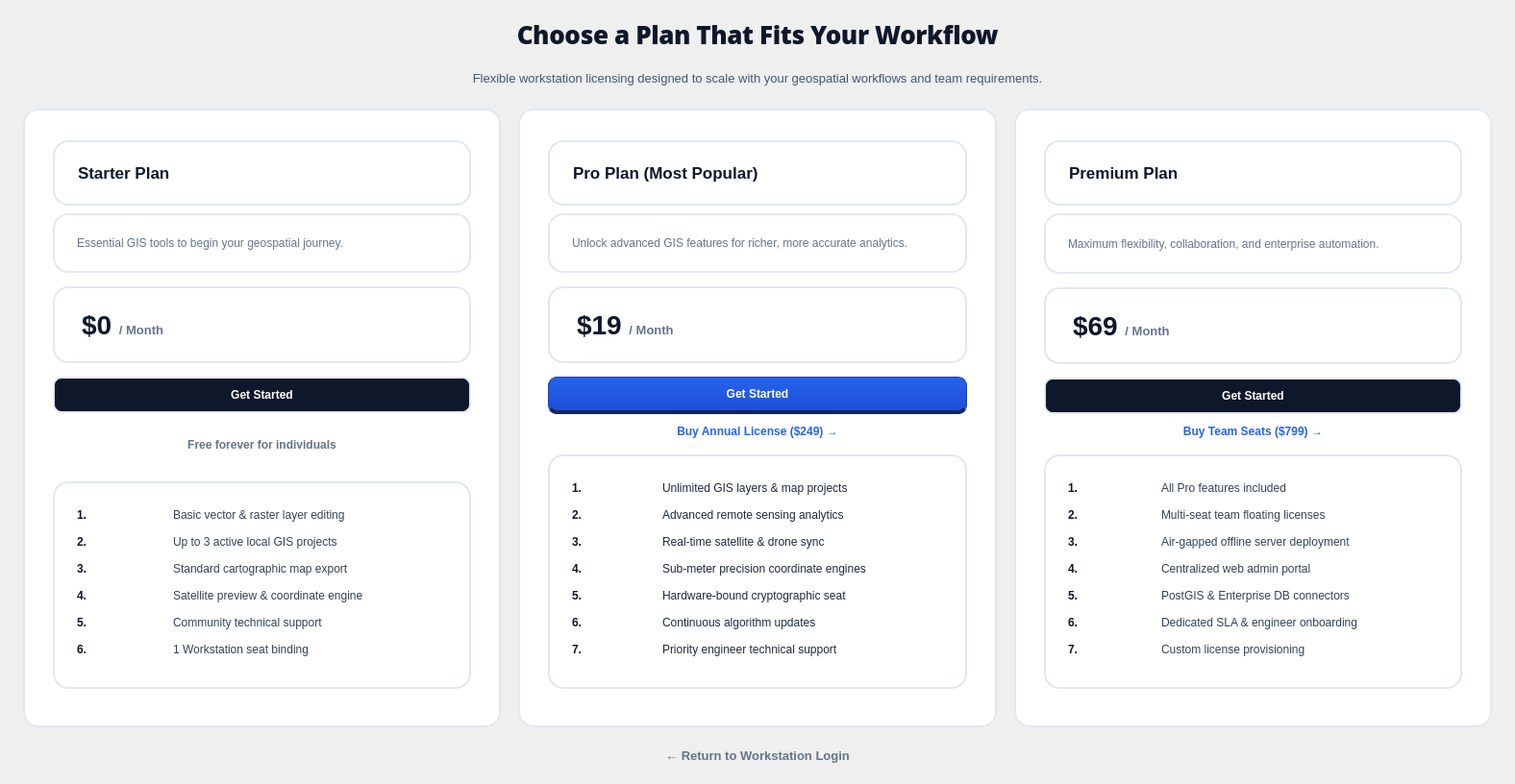
     <widget class="QWidget" name="pagePricing">
      <layout class="QVBoxLayout" name="pricingLayout">
       <property name="spacing">
        <number>16</number>
       </property>
       <property name="leftMargin">
        <number>24</number>
       </property>
       <property name="topMargin">
        <number>16</number>
       </property>
       <property name="rightMargin">
        <number>24</number>
       </property>
       <property name="bottomMargin">
        <number>16</number>
       </property>

       <!-- Main Header: "Choose a Plan That Fits Your Workflow" -->
       <item>
        <widget class="QLabel" name="lblPricingHeader">
         <property name="alignment">
          <set>Qt::AlignCenter</set>
         </property>
         <property name="font">
          <font>
           <family>Open Sans</family>
           <pointsize>26</pointsize>
           <bold>true</bold>
          </font>
         </property>
         <property name="styleSheet">
          <string notr="true">color: #0f172a; font-weight: 700; font-size: 26px; letter-spacing: -0.4px; font-family: 'Open Sans', -apple-system, BlinkMacSystemFont, "Segoe UI", Roboto, sans-serif; margin-top: 2px; margin-bottom: 2px;</string>
         </property>
         <property name="text">
          <string>Choose a Plan That Fits Your Workflow</string>
         </property>
        </widget>
       </item>

       <!-- Centered Description -->
       <item>
        <widget class="QLabel" name="lblPricingDesc">
         <property name="alignment">
          <set>Qt::AlignCenter</set>
         </property>
         <property name="styleSheet">
          <string notr="true">color: #475569; font-size: 13px; font-weight: 400; font-family: 'Open Sans', -apple-system, sans-serif; margin-top: 2px; margin-bottom: 8px;</string>
         </property>
         <property name="text">
          <string>Flexible workstation licensing designed to scale with your geospatial workflows and team requirements.</string>
         </property>
        </widget>
       </item>

       <!-- THE 3 PLAN CARDS (Large, spacious, clean blue & white) -->
       <item>
        <layout class="QHBoxLayout" name="pricingCardsLayout">
         <property name="spacing">
          <number>18</number>
         </property>

         <!-- PLAN 1: Starter Plan -->
         <item>
          <widget class="QFrame" name="cardTrial">
           <property name="sizePolicy">
            <sizepolicy hsizetype="Preferred" vsizetype="Expanding">
             <horstretch>1</horstretch>
             <verstretch>1</verstretch>
            </sizepolicy>
           </property>
           <property name="cursor">
            <cursorShape>PointingHandCursor</cursorShape>
           </property>
           <property name="styleSheet">
            <string notr="true">background: #ffffff; border: 1.5px solid #e2e8f0; border-radius: 16px; padding: 22px 20px;</string>
           </property>
           <layout class="QVBoxLayout" name="cardTrialLayout">
            <property name="spacing">
             <number>8</number>
            </property>
            <item>
             <widget class="QLabel" name="lblCard1Title">
              <property name="font">
               <font><pointsize>17</pointsize><bold>true</bold></font>
              </property>
              <property name="styleSheet">
               <string notr="true">color: #0f172a; font-weight: 700; font-size: 17px; font-family: 'Open Sans', -apple-system, sans-serif;</string>
              </property>
              <property name="text">
               <string>Starter Plan</string>
              </property>
             </widget>
            </item>
            <item>
             <widget class="QLabel" name="lblCard1Desc">
              <property name="styleSheet">
               <string notr="true">color: #64748b; font-size: 11.5px; line-height: 1.4; font-family: 'Open Sans', -apple-system, sans-serif;</string>
              </property>
              <property name="text">
               <string>Essential GIS tools to begin your geospatial journey.</string>
              </property>
              <property name="wordWrap"><bool>true</bool></property>
             </widget>
            </item>
            <item>
             <widget class="QLabel" name="lblCard1Price">
              <property name="styleSheet">
               <string notr="true">font-size: 28px; font-weight: 800; color: #0f172a; margin-top: 6px; margin-bottom: 6px; font-family: 'Open Sans', -apple-system, sans-serif;</string>
              </property>
              <property name="text">
               <string>$0 &lt;span style=&quot;font-size: 13px; font-weight: 600; color: #64748b;&quot;&gt;/ Month&lt;/span&gt;</string>
              </property>
             </widget>
            </item>
            <item>
             <widget class="QPushButton" name="btnSelectTrialPlan">
              <property name="cursor">
               <cursorShape>PointingHandCursor</cursorShape>
              </property>
              <property name="styleSheet">
               <string notr="true">background-color: #0f172a; color: #ffffff; border-radius: 9px; padding: 10px 16px; font-weight: 700; font-size: 13.5px; font-family: 'Open Sans', sans-serif;</string>
              </property>
              <property name="text"><string>Get Started</string></property>
             </widget>
            </item>
            <item>
             <widget class="QLabel" name="lblCard1TierNote">
              <property name="alignment"><set>Qt::AlignCenter</set></property>
              <property name="styleSheet">
               <string notr="true">color: #64748b; font-size: 11.5px; font-weight: 500; padding: 3px; border: none; font-family: 'Open Sans', sans-serif;</string>
              </property>
              <property name="text"><string>Free forever for individuals</string></property>
             </widget>
            </item>
            <item>
             <widget class="QLabel" name="lblCard1Features">
              <property name="styleSheet">
               <string notr="true">color: #334155; font-size: 11.5px; margin-top: 6px; font-family: 'Open Sans', -apple-system, sans-serif;</string>
              </property>
              <property name="text">
               <string>&lt;table border=&quot;0&quot; cellspacing=&quot;0&quot; cellpadding=&quot;0&quot; width=&quot;100%&quot;&gt;&lt;tr&gt;&lt;td valign=&quot;top&quot; style=&quot;font-weight: 700; color: #0f172a; font-size: 11.5px; width: 22px; padding: 4px 0; font-family: 'Open Sans', sans-serif;&quot;&gt;1.&lt;/td&gt;&lt;td valign=&quot;top&quot; style=&quot;color: #334155; font-size: 11.5px; font-weight: 400; line-height: 1.4; padding: 4px 0; font-family: 'Open Sans', sans-serif;&quot;&gt;Basic vector &amp;amp; raster layer editing&lt;/td&gt;&lt;/tr&gt;&lt;tr&gt;&lt;td valign=&quot;top&quot; style=&quot;font-weight: 700; color: #0f172a; font-size: 11.5px; width: 22px; padding: 4px 0; font-family: 'Open Sans', sans-serif;&quot;&gt;2.&lt;/td&gt;&lt;td valign=&quot;top&quot; style=&quot;color: #334155; font-size: 11.5px; font-weight: 400; line-height: 1.4; padding: 4px 0; font-family: 'Open Sans', sans-serif;&quot;&gt;Up to 3 active local GIS projects&lt;/td&gt;&lt;/tr&gt;&lt;tr&gt;&lt;td valign=&quot;top&quot; style=&quot;font-weight: 700; color: #0f172a; font-size: 11.5px; width: 22px; padding: 4px 0; font-family: 'Open Sans', sans-serif;&quot;&gt;3.&lt;/td&gt;&lt;td valign=&quot;top&quot; style=&quot;color: #334155; font-size: 11.5px; font-weight: 400; line-height: 1.4; padding: 4px 0; font-family: 'Open Sans', sans-serif;&quot;&gt;Standard cartographic map export&lt;/td&gt;&lt;/tr&gt;&lt;tr&gt;&lt;td valign=&quot;top&quot; style=&quot;font-weight: 700; color: #0f172a; font-size: 11.5px; width: 22px; padding: 4px 0; font-family: 'Open Sans', sans-serif;&quot;&gt;4.&lt;/td&gt;&lt;td valign=&quot;top&quot; style=&quot;color: #334155; font-size: 11.5px; font-weight: 400; line-height: 1.4; padding: 4px 0; font-family: 'Open Sans', sans-serif;&quot;&gt;Satellite preview &amp;amp; coordinate engine&lt;/td&gt;&lt;/tr&gt;&lt;tr&gt;&lt;td valign=&quot;top&quot; style=&quot;font-weight: 700; color: #0f172a; font-size: 11.5px; width: 22px; padding: 4px 0; font-family: 'Open Sans', sans-serif;&quot;&gt;5.&lt;/td&gt;&lt;td valign=&quot;top&quot; style=&quot;color: #334155; font-size: 11.5px; font-weight: 400; line-height: 1.4; padding: 4px 0; font-family: 'Open Sans', sans-serif;&quot;&gt;Community technical support&lt;/td&gt;&lt;/tr&gt;&lt;tr&gt;&lt;td valign=&quot;top&quot; style=&quot;font-weight: 700; color: #0f172a; font-size: 11.5px; width: 22px; padding: 4px 0; font-family: 'Open Sans', sans-serif;&quot;&gt;6.&lt;/td&gt;&lt;td valign=&quot;top&quot; style=&quot;color: #334155; font-size: 11.5px; font-weight: 400; line-height: 1.4; padding: 4px 0; font-family: 'Open Sans', sans-serif;&quot;&gt;1 Workstation seat binding&lt;/td&gt;&lt;/tr&gt;&lt;/table&gt;</string>
              </property>
              <property name="wordWrap"><bool>true</bool></property>
             </widget>
            </item>
            <item><spacer name="card1Spacer"><property name="orientation"><enum>Qt::Vertical</enum></property></spacer></item>
           </layout>
          </widget>
         </item>

         <!-- PLAN 2: Pro Plan (Most Popular) -->
         <item>
          <widget class="QFrame" name="cardAnnual">
           <property name="sizePolicy">
            <sizepolicy hsizetype="Preferred" vsizetype="Expanding">
             <horstretch>1</horstretch>
             <verstretch>1</verstretch>
            </sizepolicy>
           </property>
           <property name="cursor">
            <cursorShape>PointingHandCursor</cursorShape>
           </property>
           <property name="styleSheet">
            <string notr="true">background: #ffffff; border: 1.5px solid #e2e8f0; border-radius: 16px; padding: 22px 20px;</string>
           </property>
           <layout class="QVBoxLayout" name="cardAnnualLayout">
            <property name="spacing">
             <number>8</number>
            </property>
            <item>
             <widget class="QLabel" name="lblCard2Title">
              <property name="font">
               <font><pointsize>17</pointsize><bold>true</bold></font>
              </property>
              <property name="styleSheet">
               <string notr="true">color: #0f172a; font-weight: 700; font-size: 17px; font-family: 'Open Sans', -apple-system, sans-serif;</string>
              </property>
              <property name="text">
               <string>Pro Plan (Most Popular)</string>
              </property>
             </widget>
            </item>
            <item>
             <widget class="QLabel" name="lblCard2Desc">
              <property name="styleSheet">
               <string notr="true">color: #64748b; font-size: 11.5px; line-height: 1.4; font-family: 'Open Sans', -apple-system, sans-serif;</string>
              </property>
              <property name="text">
               <string>Unlock advanced GIS features for richer, more accurate analytics.</string>
              </property>
              <property name="wordWrap"><bool>true</bool></property>
             </widget>
            </item>
            <item>
             <widget class="QLabel" name="lblCard2Price">
              <property name="styleSheet">
               <string notr="true">font-size: 28px; font-weight: 800; color: #0f172a; margin-top: 6px; margin-bottom: 6px; font-family: 'Open Sans', -apple-system, sans-serif;</string>
              </property>
              <property name="text">
               <string>$19 &lt;span style=&quot;font-size: 13px; font-weight: 600; color: #64748b;&quot;&gt;/ Month&lt;/span&gt;</string>
              </property>
             </widget>
            </item>
            <item>
             <widget class="QPushButton" name="btnSelectAnnualPlan">
              <property name="cursor">
               <cursorShape>PointingHandCursor</cursorShape>
              </property>
              <property name="styleSheet">
               <string notr="true">background: qlineargradient(x1:0, y1:0, x2:0, y2:1, stop:0 #2563eb, stop:1 #1d4ed8); color: white; border-radius: 9px; border: 1px solid #1e40af; border-bottom: 3.5px solid #172554; padding: 10px 16px; font-weight: 700; font-size: 13.5px;</string>
              </property>
              <property name="text"><string>Get Started</string></property>
             </widget>
            </item>
            <item>
             <widget class="QPushButton" name="btnBuyAnnual">
              <property name="cursor">
               <cursorShape>PointingHandCursor</cursorShape>
              </property>
              <property name="styleSheet">
               <string notr="true">background: transparent; color: #2563eb; padding: 3px; font-size: 11.5px; font-weight: 600; border: none; font-family: 'Open Sans', sans-serif;</string>
              </property>
              <property name="text"><string>Buy Annual License ($249) →</string></property>
             </widget>
            </item>
            <item>
             <widget class="QLabel" name="lblCard2Features">
              <property name="styleSheet">
               <string notr="true">color: #1e293b; font-size: 11.5px; margin-top: 6px; font-family: 'Open Sans', -apple-system, sans-serif;</string>
              </property>
              <property name="text">
               <string>&lt;table border=&quot;0&quot; cellspacing=&quot;0&quot; cellpadding=&quot;0&quot; width=&quot;100%&quot;&gt;&lt;tr&gt;&lt;td valign=&quot;top&quot; style=&quot;font-weight: 700; color: #0f172a; font-size: 11.5px; width: 22px; padding: 4px 0; font-family: 'Open Sans', sans-serif;&quot;&gt;1.&lt;/td&gt;&lt;td valign=&quot;top&quot; style=&quot;color: #1e293b; font-size: 11.5px; font-weight: 400; line-height: 1.4; padding: 4px 0; font-family: 'Open Sans', sans-serif;&quot;&gt;Unlimited GIS layers &amp;amp; map projects&lt;/td&gt;&lt;/tr&gt;&lt;tr&gt;&lt;td valign=&quot;top&quot; style=&quot;font-weight: 700; color: #0f172a; font-size: 11.5px; width: 22px; padding: 4px 0; font-family: 'Open Sans', sans-serif;&quot;&gt;2.&lt;/td&gt;&lt;td valign=&quot;top&quot; style=&quot;color: #1e293b; font-size: 11.5px; font-weight: 400; line-height: 1.4; padding: 4px 0; font-family: 'Open Sans', sans-serif;&quot;&gt;Advanced remote sensing analytics&lt;/td&gt;&lt;/tr&gt;&lt;tr&gt;&lt;td valign=&quot;top&quot; style=&quot;font-weight: 700; color: #0f172a; font-size: 11.5px; width: 22px; padding: 4px 0; font-family: 'Open Sans', sans-serif;&quot;&gt;3.&lt;/td&gt;&lt;td valign=&quot;top&quot; style=&quot;color: #1e293b; font-size: 11.5px; font-weight: 400; line-height: 1.4; padding: 4px 0; font-family: 'Open Sans', sans-serif;&quot;&gt;Real-time satellite &amp;amp; drone sync&lt;/td&gt;&lt;/tr&gt;&lt;tr&gt;&lt;td valign=&quot;top&quot; style=&quot;font-weight: 700; color: #0f172a; font-size: 11.5px; width: 22px; padding: 4px 0; font-family: 'Open Sans', sans-serif;&quot;&gt;4.&lt;/td&gt;&lt;td valign=&quot;top&quot; style=&quot;color: #1e293b; font-size: 11.5px; font-weight: 400; line-height: 1.4; padding: 4px 0; font-family: 'Open Sans', sans-serif;&quot;&gt;Sub-meter precision coordinate engines&lt;/td&gt;&lt;/tr&gt;&lt;tr&gt;&lt;td valign=&quot;top&quot; style=&quot;font-weight: 700; color: #0f172a; font-size: 11.5px; width: 22px; padding: 4px 0; font-family: 'Open Sans', sans-serif;&quot;&gt;5.&lt;/td&gt;&lt;td valign=&quot;top&quot; style=&quot;color: #1e293b; font-size: 11.5px; font-weight: 400; line-height: 1.4; padding: 4px 0; font-family: 'Open Sans', sans-serif;&quot;&gt;Hardware-bound cryptographic seat&lt;/td&gt;&lt;/tr&gt;&lt;tr&gt;&lt;td valign=&quot;top&quot; style=&quot;font-weight: 700; color: #0f172a; font-size: 11.5px; width: 22px; padding: 4px 0; font-family: 'Open Sans', sans-serif;&quot;&gt;6.&lt;/td&gt;&lt;td valign=&quot;top&quot; style=&quot;color: #1e293b; font-size: 11.5px; font-weight: 400; line-height: 1.4; padding: 4px 0; font-family: 'Open Sans', sans-serif;&quot;&gt;Continuous algorithm updates&lt;/td&gt;&lt;/tr&gt;&lt;tr&gt;&lt;td valign=&quot;top&quot; style=&quot;font-weight: 700; color: #0f172a; font-size: 11.5px; width: 22px; padding: 4px 0; font-family: 'Open Sans', sans-serif;&quot;&gt;7.&lt;/td&gt;&lt;td valign=&quot;top&quot; style=&quot;color: #1e293b; font-size: 11.5px; font-weight: 400; line-height: 1.4; padding: 4px 0; font-family: 'Open Sans', sans-serif;&quot;&gt;Priority engineer technical support&lt;/td&gt;&lt;/tr&gt;&lt;/table&gt;</string>
              </property>
              <property name="wordWrap"><bool>true</bool></property>
             </widget>
            </item>
            <item><spacer name="card2Spacer"><property name="orientation"><enum>Qt::Vertical</enum></property></spacer></item>
           </layout>
          </widget>
         </item>

         <!-- PLAN 3: Premium Plan -->
         <item>
          <widget class="QFrame" name="cardBusiness">
           <property name="sizePolicy">
            <sizepolicy hsizetype="Preferred" vsizetype="Expanding">
             <horstretch>1</horstretch>
             <verstretch>1</verstretch>
            </sizepolicy>
           </property>
           <property name="cursor">
            <cursorShape>PointingHandCursor</cursorShape>
           </property>
           <property name="styleSheet">
            <string notr="true">background: #ffffff; border: 1.5px solid #e2e8f0; border-radius: 16px; padding: 22px 20px;</string>
           </property>
           <layout class="QVBoxLayout" name="cardBusinessLayout">
            <property name="spacing">
             <number>8</number>
            </property>
            <item>
             <widget class="QLabel" name="lblCard3Title">
              <property name="font">
               <font><pointsize>17</pointsize><bold>true</bold></font>
              </property>
              <property name="styleSheet">
               <string notr="true">color: #0f172a; font-weight: 700; font-size: 17px; font-family: 'Open Sans', -apple-system, sans-serif;</string>
              </property>
              <property name="text">
               <string>Premium Plan</string>
              </property>
             </widget>
            </item>
            <item>
             <widget class="QLabel" name="lblCard3Desc">
              <property name="styleSheet">
               <string notr="true">color: #64748b; font-size: 11.5px; line-height: 1.4; font-family: 'Open Sans', -apple-system, sans-serif;</string>
              </property>
              <property name="text">
               <string>Maximum flexibility, collaboration, and enterprise automation.</string>
              </property>
              <property name="wordWrap"><bool>true</bool></property>
             </widget>
            </item>
            <item>
             <widget class="QLabel" name="lblCard3Price">
              <property name="styleSheet">
               <string notr="true">font-size: 28px; font-weight: 800; color: #0f172a; margin-top: 6px; margin-bottom: 6px; font-family: 'Open Sans', -apple-system, sans-serif;</string>
              </property>
              <property name="text">
               <string>$69 &lt;span style=&quot;font-size: 13px; font-weight: 600; color: #64748b;&quot;&gt;/ Month&lt;/span&gt;</string>
              </property>
             </widget>
            </item>
            <item>
             <widget class="QPushButton" name="btnSelectBusinessPlan">
              <property name="cursor">
               <cursorShape>PointingHandCursor</cursorShape>
              </property>
              <property name="styleSheet">
               <string notr="true">background-color: #0f172a; color: #ffffff; border-radius: 9px; padding: 10px 16px; font-weight: 700; font-size: 13.5px;</string>
              </property>
              <property name="text"><string>Get Started</string></property>
             </widget>
            </item>
            <item>
             <widget class="QPushButton" name="btnBuyBusiness">
              <property name="cursor">
               <cursorShape>PointingHandCursor</cursorShape>
              </property>
              <property name="styleSheet">
               <string notr="true">background: transparent; color: #2563eb; padding: 3px; font-size: 11.5px; font-weight: 600; border: none; font-family: 'Open Sans', sans-serif;</string>
              </property>
              <property name="text"><string>Buy Team Seats ($799) →</string></property>
             </widget>
            </item>
            <item>
             <widget class="QLabel" name="lblCard3Features">
              <property name="styleSheet">
               <string notr="true">color: #334155; font-size: 11.5px; margin-top: 6px; font-family: 'Open Sans', -apple-system, sans-serif;</string>
              </property>
              <property name="text">
               <string>&lt;table border=&quot;0&quot; cellspacing=&quot;0&quot; cellpadding=&quot;0&quot; width=&quot;100%&quot;&gt;&lt;tr&gt;&lt;td valign=&quot;top&quot; style=&quot;font-weight: 700; color: #0f172a; font-size: 11.5px; width: 22px; padding: 4px 0; font-family: 'Open Sans', sans-serif;&quot;&gt;1.&lt;/td&gt;&lt;td valign=&quot;top&quot; style=&quot;color: #334155; font-size: 11.5px; font-weight: 400; line-height: 1.4; padding: 4px 0; font-family: 'Open Sans', sans-serif;&quot;&gt;All Pro features included&lt;/td&gt;&lt;/tr&gt;&lt;tr&gt;&lt;td valign=&quot;top&quot; style=&quot;font-weight: 700; color: #0f172a; font-size: 11.5px; width: 22px; padding: 4px 0; font-family: 'Open Sans', sans-serif;&quot;&gt;2.&lt;/td&gt;&lt;td valign=&quot;top&quot; style=&quot;color: #334155; font-size: 11.5px; font-weight: 400; line-height: 1.4; padding: 4px 0; font-family: 'Open Sans', sans-serif;&quot;&gt;Multi-seat team floating licenses&lt;/td&gt;&lt;/tr&gt;&lt;tr&gt;&lt;td valign=&quot;top&quot; style=&quot;font-weight: 700; color: #0f172a; font-size: 11.5px; width: 22px; padding: 4px 0; font-family: 'Open Sans', sans-serif;&quot;&gt;3.&lt;/td&gt;&lt;td valign=&quot;top&quot; style=&quot;color: #334155; font-size: 11.5px; font-weight: 400; line-height: 1.4; padding: 4px 0; font-family: 'Open Sans', sans-serif;&quot;&gt;Air-gapped offline server deployment&lt;/td&gt;&lt;/tr&gt;&lt;tr&gt;&lt;td valign=&quot;top&quot; style=&quot;font-weight: 700; color: #0f172a; font-size: 11.5px; width: 22px; padding: 4px 0; font-family: 'Open Sans', sans-serif;&quot;&gt;4.&lt;/td&gt;&lt;td valign=&quot;top&quot; style=&quot;color: #334155; font-size: 11.5px; font-weight: 400; line-height: 1.4; padding: 4px 0; font-family: 'Open Sans', sans-serif;&quot;&gt;Centralized web admin portal&lt;/td&gt;&lt;/tr&gt;&lt;tr&gt;&lt;td valign=&quot;top&quot; style=&quot;font-weight: 700; color: #0f172a; font-size: 11.5px; width: 22px; padding: 4px 0; font-family: 'Open Sans', sans-serif;&quot;&gt;5.&lt;/td&gt;&lt;td valign=&quot;top&quot; style=&quot;color: #334155; font-size: 11.5px; font-weight: 400; line-height: 1.4; padding: 4px 0; font-family: 'Open Sans', sans-serif;&quot;&gt;PostGIS &amp;amp; Enterprise DB connectors&lt;/td&gt;&lt;/tr&gt;&lt;tr&gt;&lt;td valign=&quot;top&quot; style=&quot;font-weight: 700; color: #0f172a; font-size: 11.5px; width: 22px; padding: 4px 0; font-family: 'Open Sans', sans-serif;&quot;&gt;6.&lt;/td&gt;&lt;td valign=&quot;top&quot; style=&quot;color: #334155; font-size: 11.5px; font-weight: 400; line-height: 1.4; padding: 4px 0; font-family: 'Open Sans', sans-serif;&quot;&gt;Dedicated SLA &amp;amp; engineer onboarding&lt;/td&gt;&lt;/tr&gt;&lt;tr&gt;&lt;td valign=&quot;top&quot; style=&quot;font-weight: 700; color: #0f172a; font-size: 11.5px; width: 22px; padding: 4px 0; font-family: 'Open Sans', sans-serif;&quot;&gt;7.&lt;/td&gt;&lt;td valign=&quot;top&quot; style=&quot;color: #334155; font-size: 11.5px; font-weight: 400; line-height: 1.4; padding: 4px 0; font-family: 'Open Sans', sans-serif;&quot;&gt;Custom license provisioning&lt;/td&gt;&lt;/tr&gt;&lt;/table&gt;</string>
              </property>
              <property name="wordWrap"><bool>true</bool></property>
             </widget>
            </item>
            <item><spacer name="card3Spacer"><property name="orientation"><enum>Qt::Vertical</enum></property></spacer></item>
           </layout>
          </widget>
         </item>
        </layout>
       </item>

       <!-- Back to Workstation Login Button -->
       <item>
        <widget class="QPushButton" name="btnBackFromPricing">
         <property name="cursor">
          <cursorShape>PointingHandCursor</cursorShape>
         </property>
         <property name="styleSheet">
          <string notr="true">QPushButton#btnBackFromPricing { background: transparent; color: #64748b; font-weight: 600; font-size: 13px; padding: 6px; border: none; font-family: 'Open Sans', sans-serif; } QPushButton#btnBackFromPricing:hover { color: #2563eb; }</string>
         </property>
         <property name="text">
          <string>← Return to Workstation Login</string>
         </property>
        </widget>
       </item>
      </layout>
     </widget>
